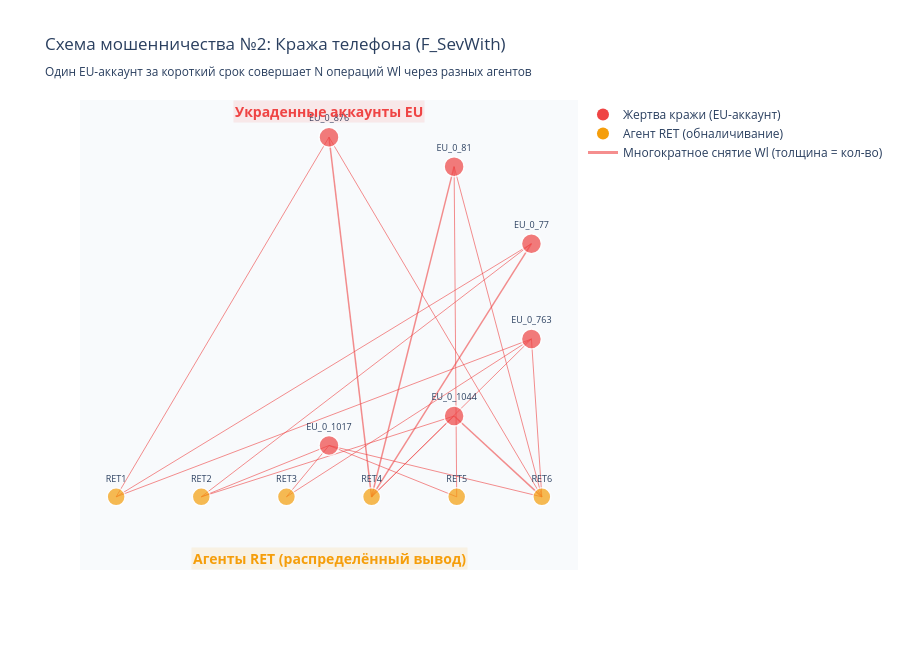

This figure's notebook cell:
### Code cell
# Plotly: граф схемы кражи телефона
# Жертвы - верхний полукруг, агенты - нижний ряд
victims2 = sorted([n for n, r in roles2.items() if r == 'victim'])
rets2 = sorted([n for n, r in roles2.items() if r == 'ret'])

pos2 = {}
n_v = len(victims2)
for i, v in enumerate(victims2):
    angle = math.pi * i / max(n_v - 1, 1)
    pos2[v] = (3 * math.cos(angle - math.pi/2), 3 * math.sin(angle - math.pi/2) + 2)
for i, r in enumerate(rets2):
    pos2[r] = (i * 1.2 - (len(rets2)-1)*0.6, -2)

edge_traces2 = []
for u, v, data in G_scheme2.edges(data=True):
    x0, y0 = pos2[u]
    x1, y1 = pos2[v]
    w = min(data.get('weight', 1), 10)
    edge_traces2.append(go.Scatter(
        x=[x0, x1, None], y=[y0, y1, None],
        mode='lines',
        line=dict(width=w * 0.5 + 0.5, color='rgba(239,68,68,0.6)'),
        hoverinfo='none',
        showlegend=False
    ))

node_x2 = [pos2[n][0] for n in G_scheme2.nodes()]
node_y2 = [pos2[n][1] for n in G_scheme2.nodes()]
node_colors2 = ['#EF4444' if roles2[n] == 'victim' else '#F59E0B' for n in G_scheme2.nodes()]
node_sizes2 = [20 if roles2[n] == 'victim' else 18 for n in G_scheme2.nodes()]
node_text2 = [n.replace('PN_EU_', 'EU_').replace('PN_Ret', 'RET') for n in G_scheme2.nodes()]

# Hover: сколько выводов сделано с аккаунта
hover2 = []
for n in G_scheme2.nodes():
    if roles2[n] == 'victim':
        cnt = sev_stats.loc[n, 'tx_count'] if n in sev_stats.index else 0
        amt = sev_stats.loc[n, 'total_amount'] if n in sev_stats.index else 0
        hover2.append(f'<b>{n}</b><br>Выводов: {cnt}<br>Итого: {amt:,.0f} mM')
    else:
        in_w = sum(d.get('weight',0) for _, _, d in G_scheme2.in_edges(n, data=True))
        hover2.append(f'<b>{n}</b><br>Принял выводов: {in_w}')

node_trace2 = go.Scatter(
    x=node_x2, y=node_y2,
    mode='markers+text',
    marker=dict(size=node_sizes2, color=node_colors2, line=dict(width=1.5, color='white')),
    text=node_text2, textposition='top center', textfont=dict(size=9),
    hovertemplate='%{customdata}<extra></extra>',
    customdata=hover2,
    showlegend=False
)

legend_traces2 = [
    go.Scatter(x=[None], y=[None], mode='markers',
        marker=dict(size=12, color='#EF4444'), name='Жертва кражи (EU-аккаунт)'),
    go.Scatter(x=[None], y=[None], mode='markers',
        marker=dict(size=12, color='#F59E0B'), name='Агент RET (обналичивание)'),
    go.Scatter(x=[None], y=[None], mode='lines',
        line=dict(color='rgba(239,68,68,0.6)', width=3),
        name='Многократное снятие Wl (толщина = кол-во)'),
]

fig5 = go.Figure(
    data=edge_traces2 + [node_trace2] + legend_traces2,
    layout=go.Layout(
        title=dict(
            text='Схема мошенничества №2: Кража телефона (F_SevWith)'
                 '<br><sub>Один EU-аккаунт за короткий срок совершает N операций Wl через разных агентов</sub>',
            font=dict(size=17)
        ),
        showlegend=True,
        legend=dict(x=1.01, y=1),
        xaxis=dict(showgrid=False, zeroline=False, showticklabels=False),
        yaxis=dict(showgrid=False, zeroline=False, showticklabels=False),
        annotations=[
            dict(x=0, y=5.5, text='<b>Украденные аккаунты EU</b>', showarrow=False,
                 font=dict(size=14, color='#EF4444'), bgcolor='rgba(239,68,68,0.1)'),
            dict(x=0, y=-3.2, text='<b>Агенты RET (распределённый вывод)</b>', showarrow=False,
                 font=dict(size=14, color='#F59E0B'), bgcolor='rgba(245,158,11,0.1)')
        ],
        height=650,
        margin=dict(r=220),
        plot_bgcolor='#F8FAFC'
    )
)
fig5.show()

### Figure 1 — Plotly figure (JSON) as saved in the notebook; plotly's stock layout.template omitted (floating-point values rounded to 4 significant figures)
{"data": [{"hoverinfo": "none", "line": {"color": "rgba(239,68,68,0.6)", "width": 1}, "mode": "lines", "showlegend": false, "type": "scatter", "x": [2.853, -0.6, null], "y": [1.073, -2, null]}, {"hoverinfo": "none", "line": {"color": "rgba(239,68,68,0.6)", "width": 1}, "mode": "lines", "showlegend": false, "type": "scatter", "x": [2.853, 3, null], "y": [1.073, -2, null]}, {"hoverinfo": "none", "line": {"color": "rgba(239,68,68,0.6)", "width": 1}, "mode": "lines", "showlegend": false, "type": "scatter", "x": [2.853, 0.6, null], "y": [1.073, -2, null]}, {"hoverinfo": "none", "line": {"color": "rgba(239,68,68,0.6)", "width": 1}, "mode": "lines", "showlegend": false, "type": "scatter", "x": [2.853, -3, null], "y": [1.073, -2, null]}, {"hoverinfo": "none", "line": {"color": "rgba(239,68,68,0.6)", "width": 1}, "mode": "lines", "showlegend": false, "type": "scatter", "x": [2.853, -1.8, null], "y": [2.927, -2, null]}, {"hoverinfo": "none", "line": {"color": "rgba(239,68,68,0.6)", "width": 1.5}, "mode": "lines", "showlegend": false, "type": "scatter", "x": [2.853, 0.6, null], "y": [2.927, -2, null]}, {"hoverinfo": "none", "line": {"color": "rgba(239,68,68,0.6)", "width": 1}, "mode": "lines", "showlegend": false, "type": "scatter", "x": [2.853, -3, null], "y": [2.927, -2, null]}, {"hoverinfo": "none", "line": {"color": "rgba(239,68,68,0.6)", "width": 1}, "mode": "lines", "showlegend": false, "type": "scatter", "x": [1.837e-16, 3, null], "y": [5, -2, null]}, {"hoverinfo": "none", "line": {"color": "rgba(239,68,68,0.6)", "width": 1.5}, "mode": "lines", "showlegend": false, "type": "scatter", "x": [1.837e-16, 0.6, null], "y": [5, -2, null]}, {"hoverinfo": "none", "line": {"color": "rgba(239,68,68,0.6)", "width": 1}, "mode": "lines", "showlegend": false, "type": "scatter", "x": [1.837e-16, -3, null], "y": [5, -2, null]}, {"hoverinfo": "none", "line": {"color": "rgba(239,68,68,0.6)", "width": 1.5}, "mode": "lines", "showlegend": false, "type": "scatter", "x": [1.763, 0.6, null], "y": [4.427, -2, null]}, {"hoverinfo": "none", "line": {"color": "rgba(239,68,68,0.6)", "width": 1}, "mode": "lines", "showlegend": false, "type": "scatter", "x": [1.763, 3, null], "y": [4.427, -2, null]}, {"hoverinfo": "none", "line": {"color": "rgba(239,68,68,0.6)", "width": 1}, "mode": "lines", "showlegend": false, "type": "scatter", "x": [1.763, 1.8, null], "y": [4.427, -2, null]}, {"hoverinfo": "none", "line": {"color": "rgba(239,68,68,0.6)", "width": 1}, "mode": "lines", "showlegend": false, "type": "scatter", "x": [1.837e-16, -0.6, null], "y": [-1, -2, null]}, {"hoverinfo": "none", "line": {"color": "rgba(239,68,68,0.6)", "width": 1}, "mode": "lines", "showlegend": false, "type": "scatter", "x": [1.837e-16, -1.8, null], "y": [-1, -2, null]}, {"hoverinfo": "none", "line": {"color": "rgba(239,68,68,0.6)", "width": 1}, "mode": "lines", "showlegend": false, "type": "scatter", "x": [1.837e-16, 3, null], "y": [-1, -2, null]}, {"hoverinfo": "none", "line": {"color": "rgba(239,68,68,0.6)", "width": 1}, "mode": "lines", "showlegend": false, "type": "scatter", "x": [1.837e-16, 1.8, null], "y": [-1, -2, null]}, {"hoverinfo": "none", "line": {"color": "rgba(239,68,68,0.6)", "width": 1.5}, "mode": "lines", "showlegend": false, "type": "scatter", "x": [1.763, 3, null], "y": [-0.4271, -2, null]}, {"hoverinfo": "none", "line": {"color": "rgba(239,68,68,0.6)", "width": 1}, "mode": "lines", "showlegend": false, "type": "scatter", "x": [1.763, -1.8, null], "y": [-0.4271, -2, null]}, {"hoverinfo": "none", "line": {"color": "rgba(239,68,68,0.6)", "width": 1}, "mode": "lines", "showlegend": false, "type": "scatter", "x": [1.763, 0.6, null], "y": [-0.4271, -2, null]}, {"customdata": ["<b>PN_EU_0_763</b><br>Выводов: 4<br>Итого: 57,349 mM", "<b>PN_Ret3</b><br>Принял выводов: 2", "<b>PN_Ret6</b><br>Принял выводов: 6", "<b>PN_Ret4</b><br>Принял выводов: 8", "<b>PN_Ret1</b><br>Принял выводов: 3", "<b>PN_EU_0_77</b><br>Выводов: 4<br>Итого: 9,353 mM", "<b>PN_Ret2</b><br>Принял выводов: 3", "<b>PN_EU_0_876</b><br>Выводов: 4<br>Итого: 35,379 mM", "<b>PN_EU_0_81</b><br>Выводов: 4<br>Итого: 85,662 mM", "<b>PN_Ret5</b><br>Принял выводов: 2", "<b>PN_EU_0_1017</b><br>Выводов: 4<br>Итого: 96,845 mM", "<b>PN_EU_0_1044</b><br>Выводов: 4<br>Итого: 40,705 mM"], "hovertemplate": "%{customdata}<extra></extra>", "marker": {"color": ["#EF4444", "#F59E0B", "#F59E0B", "#F59E0B", "#F59E0B", "#EF4444", "#F59E0B", "#EF4444", "#EF4444", "#F59E0B", "#EF4444", "#EF4444"], "line": {"color": "white", "width": 1.5}, "size": [20, 18, 18, 18, 18, 20, 18, 20, 20, 18, 20, 20]}, "mode": "markers+text", "showlegend": false, "text": ["EU_0_763", "RET3", "RET6", "RET4", "RET1", "EU_0_77", "RET2", "EU_0_876", "EU_0_81", "RET5", "EU_0_1017", "EU_0_1044"], "textfont": {"size": 9}, "textposition": "top center", "type": "scatter", "x": [2.853, -0.6, 3, 0.6, -3, 2.853, -1.8, 1.837e-16, 1.763, 1.8, 1.837e-16, 1.763], "y": [1.073, -2, -2, -2, -2, 2.927, -2, 5, 4.427, -2, -1, -0.4271]}, {"marker": {"color": "#EF4444", "size": 12}, "mode": "markers", "name": "Жертва кражи (EU-аккаунт)", "type": "scatter", "x": [null], "y": [null]}, {"marker": {"color": "#F59E0B", "size": 12}, "mode": "markers", "name": "Агент RET (обналичивание)", "type": "scatter", "x": [null], "y": [null]}, {"line": {"color": "rgba(239,68,68,0.6)", "width": 3}, "mode": "lines", "name": "Многократное снятие Wl (толщина = кол-во)", "type": "scatter", "x": [null], "y": [null]}], "layout": {"annotations": [{"bgcolor": "rgba(239,68,68,0.1)", "font": {"color": "#EF4444", "size": 14}, "showarrow": false, "text": "<b>Украденные аккаунты EU</b>", "x": 0, "y": 5.5}, {"bgcolor": "rgba(245,158,11,0.1)", "font": {"color": "#F59E0B", "size": 14}, "showarrow": false, "text": "<b>Агенты RET (распределённый вывод)</b>", "x": 0, "y": -3.2}], "height": 650, "legend": {"x": 1.01, "y": 1}, "margin": {"r": 220}, "plot_bgcolor": "#F8FAFC", "showlegend": true, "title": {"font": {"size": 17}, "text": "Схема мошенничества №2: Кража телефона (F_SevWith)<br><sub>Один EU-аккаунт за короткий срок совершает N операций Wl через разных агентов</sub>"}, "xaxis": {"showgrid": false, "showticklabels": false, "zeroline": false}, "yaxis": {"showgrid": false, "showticklabels": false, "zeroline": false}}}
